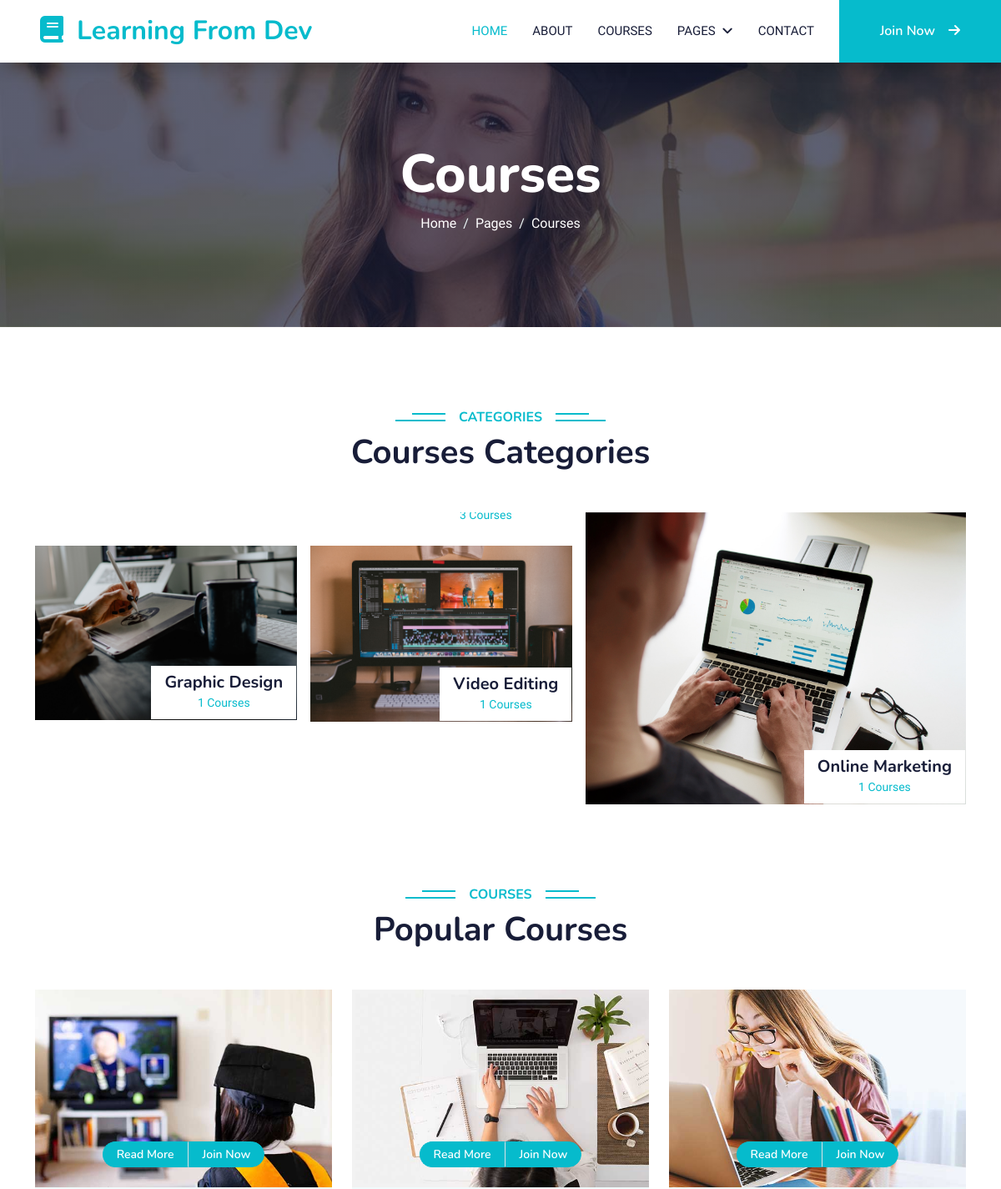
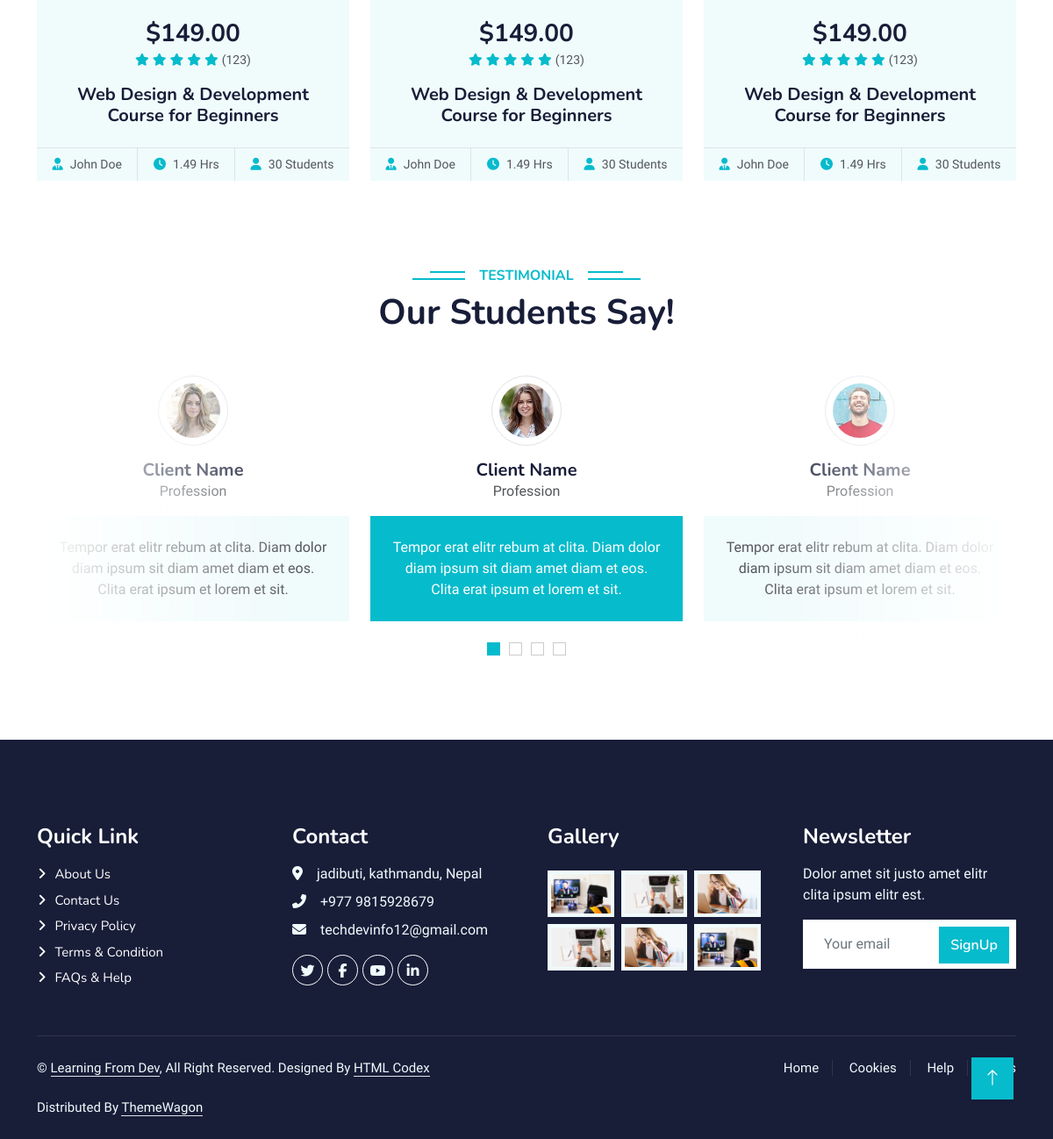
Screenshot of /courses with the database file from the repository (2 pictures, top to bottom).
### app/models.py (models this page shows, shortened)
class Category(models.Model):
    name = models.CharField(max_length=100)
    images = models.ImageField(upload_to="images", null=True)

### app/views.py (the view)
# urls.py: path('courses', views.courses, name="courses"),
def courses(request):
    webdevelopment=Category.objects.get(name="Web Development")
    onlinemarketing=Category.objects.get(name="Online Marketing")
    videoediting=Category.objects.get(name="Video Editing")
    graphicdesign=Category.objects.get(name="Graphic Design")
    webdevelopmentcourse=Course.objects.filter(category=webdevelopment).count()
    onlinemarketingcourse=Course.objects.filter(category=onlinemarketing).count()
    videoeditingcourse=Course.objects.filter(category=videoediting).count()
    graphicdesigncourse=Course.objects.filter(category=graphicdesign).count()
    context={
        'webdevelopment':webdevelopment,
        'onlinemarketing':onlinemarketing,
        'videoediting':videoediting,
        'graphicdesign':graphicdesign,
        'webdevelopmentcourse':webdevelopmentcourse,
        'onlinemarketingcourse':onlinemarketingcourse,
        'videoeditingcourse':videoeditingcourse,
        'graphicdesigncourse':graphicdesigncourse
    }
    return render(request, 'courses.html', context)

### app/templates/courses.html (shortened to what this page needs)
{% extends "base.html" %}
{% load static %}
{% block content %}
  <div class="container-fluid bg-primary py-5 mb-5 page-header">
    <div class="container py-5">
        <div class="row justify-content-center">
            <div class="col-lg-10 text-center">
                <h1 class="display-3 text-white animated slideInDown">Courses</h1>
                <nav aria-label="breadcrumb">
                    <ol class="breadcrumb justify-content-center">
                        <li class="breadcrumb-item"><a class="text-white" href="#">Home</a></li>
                        <li class="breadcrumb-item"><a class="text-white" href="#">Pages</a></li>
                        <li class="breadcrumb-item text-white active" aria-current="page">Courses</li>
                    </ol>
                </nav>
            </div>
        </div>
    </div>
</div>
<div class="container-xxl py-5 category">
    <div class="container">
        <div class="text-center wow fadeInUp" data-wow-delay="0.1s">
            <h6 class="section-title bg-white text-center text-primary px-3">Categories</h6>
            <h1 class="mb-5">Courses Categories</h1>
        </div>
        <div class="row g-3">
            <div class="col-lg-7 col-md-6">
                <div class="row g-3">
                    <div class="col-lg-12 col-md-12 wow zoomIn" data-wow-delay="0.1s">
                        <a class="position-relative d-block overflow-hidden" href="{% url "course_detail" webdevelopment.name %}">
                            <div class="bg-white text-center position-absolute bottom-0 end-0 py-2 px-3" style="margin: 1px;">
                                <small class="text-primary">{{webdevelopmentcourse}} Courses</small>
                            </div>
                        </a>
                    </div>
                    <div class="col-lg-6 col-md-12 wow zoomIn" data-wow-delay="0.3s">
                        <a class="position-relative d-block overflow-hidden" href="{% url "course_detail" graphicdesign.name %}">
                            <img class="img-fluid" src="{{graphicdesign.images.url}}" alt="">
                            <div class="bg-white text-center position-absolute bottom-0 end-0 py-2 px-3" style="margin: 1px;">
                                <h5 class="m-0">{{graphicdesign.name}}</h5>
                                <small class="text-primary">{{graphicdesigncourse}} Courses</small>
                            </div>
                        </a>
                    </div>
                    <div class="col-lg-6 col-md-12 wow zoomIn" data-wow-delay="0.5s">
                        <a class="position-relative d-block overflow-hidden" href="{% url "course_detail" videoediting.name %}">
                            <img class="img-fluid" src="{{videoediting.images.url}}" alt="">
                            <div class="bg-white text-center position-absolute bottom-0 end-0 py-2 px-3" style="margin: 1px;">
                                <h5 class="m-0">{{videoediting.name}}</h5>
                                <small class="text-primary">{{videoeditingcourse}} Courses</small>
                            </div>
                        </a>
                    </div>
                </div>
            </div>
            <div class="col-lg-5 col-md-6 wow zoomIn" data-wow-delay="0.7s" style="min-height: 350px;">
                <a class="position-relative d-block h-100 overflow-hidden" href="{% url "course_detail" onlinemarketing.name %}">
                    <img class="img-fluid position-absolute w-100 h-100" src="{{onlinemarketing.images.url}}" alt="" style="object-fit: cover;">
                    <div class="bg-white text-center position-absolute bottom-0 end-0 py-2 px-3" style="margin:  1px;">
                        <h5 class="m-0">{{onlinemarketing.name}}</h5>
                        <small class="text-primary">{{onlinemarketingcourse}} Courses</small>
                    </div>
                </a>
            </div>
        </div>
    </div>
</div>
<div class="container-xxl py-5">
    <div class="container">
        <div class="text-center wow fadeInUp" data-wow-delay="0.1s">
            <h6 class="section-title bg-white text-center text-primary px-3">Courses</h6>
            <h1 class="mb-5">Popular Courses</h1>
        </div>
        <div class="row g-4 justify-content-center">
            <div class="col-lg-4 col-md-6 wow fadeInUp" data-wow-delay="0.1s">
                <div class="course-item bg-light">
                    <div class="position-relative overflow-hidden">
                        <img class="img-fluid" src="{% static "img/course-1.jpg" %}" alt="">
                        <div class="w-100 d-flex justify-content-center position-absolute bottom-0 start-0 mb-4">
                            <a href="#" class="flex-shrink-0 btn btn-sm btn-primary px-3 border-end" style="border-radius: 30px 0 0 30px;">Read More</a>
                            <a href="#" class="flex-shrink-0 btn btn-sm btn-primary px-3" style="border-radius: 0 30px 30px 0;">Join Now</a>
                        </div>
                    </div>
                    <div class="text-center p-4 pb-0">
                        <h3 class="mb-0">$149.00</h3>
                        <div class="mb-3">
                            <small class="fa fa-star text-primary"></small>
                            <small class="fa fa-star text-primary"></small>
                            <small class="fa fa-star text-primary"></small>
                            <small class="fa fa-star text-primary"></small>
                            <small class="fa fa-star text-primary"></small>
                            <small>(123)</small>
                        </div>
                        <h5 class="mb-4">Web Design & Development Course for Beginners</h5>
                    </div>
                    <div class="d-flex border-top">
                        <small class="flex-fill text-center border-end py-2"><i class="fa fa-user-tie text-primary me-2"></i>John Doe</small>
                        <small class="flex-fill text-center border-end py-2"><i class="fa fa-clock text-primary me-2"></i>1.49 Hrs</small>
                        <small class="flex-fill text-center py-2"><i class="fa fa-user text-primary me-2"></i>30 Students</small>
                    </div>
                </div>
            </div>
            <div class="col-lg-4 col-md-6 wow fadeInUp" data-wow-delay="0.3s">
                <div class="course-item bg-light">
                    <div class="position-relative overflow-hidden">
                        <img class="img-fluid" src="{% static "img/course-2.jpg" %}" alt="">
                        <div class="w-100 d-flex justify-content-center position-absolute bottom-0 start-0 mb-4">
                            <a href="#" class="flex-shrink-0 btn btn-sm btn-primary px-3 border-end" style="border-radius: 30px 0 0 30px;">Read More</a>
                            <a href="#" class="flex-shrink-0 btn btn-sm btn-primary px-3" style="border-radius: 0 30px 30px 0;">Join Now</a>
                        </div>
                    </div>
                    <div class="text-center p-4 pb-0">
                        <h3 class="mb-0">$149.00</h3>
                        <div class="mb-3">
                            <small class="fa fa-star text-primary"></small>
                            <small class="fa fa-star text-primary"></small>
                            <small class="fa fa-star text-primary"></small>
                            <small class="fa fa-star text-primary"></small>
                            <small class="fa fa-star text-primary"></small>
                            <small>(123)</small>
                        </div>
                        <h5 class="mb-4">Web Design & Development Course for Beginners</h5>
                    </div>
                    <div class="d-flex border-top">
                        <small class="flex-fill text-center border-end py-2"><i class="fa fa-user-tie text-primary me-2"></i>John Doe</small>
                        <small class="flex-fill text-center border-end py-2"><i class="fa fa-clock text-primary me-2"></i>1.49 Hrs</small>
                        <small class="flex-fill text-center py-2"><i class="fa fa-user text-primary me-2"></i>30 Students</small>
                    </div>
                </div>
            </div>
            <div class="col-lg-4 col-md-6 wow fadeInUp" data-wow-delay="0.5s">
                <div class="course-item bg-light">
                    <div class="position-relative overflow-hidden">
                        <img class="img-fluid" src="{% static "img/course-3.jpg" %}" alt="">
                        <div class="w-100 d-flex justify-content-center position-absolute bottom-0 start-0 mb-4">
                            <a href="#" class="flex-shrink-0 btn btn-sm btn-primary px-3 border-end" style="border-radius: 30px 0 0 30px;">Read More</a>
                            <a href="#" class="flex-shrink-0 btn btn-sm btn-primary px-3" style="border-radius: 0 30px 30px 0;">Join Now</a>
                        </div>
                    </div>
                    <div class="text-center p-4 pb-0">
                        <h3 class="mb-0">$149.00</h3>
                        <div class="mb-3">
                            <small class="fa fa-star text-primary"></small>
                            <small class="fa fa-star text-primary"></small>
                            <small class="fa fa-star text-primary"></small>
                            <small class="fa fa-star text-primary"></small>
                            <small class="fa fa-star text-primary"></small>
                            <small>(123)</small>
                        </div>
                        <h5 class="mb-4">Web Design & Development Course for Beginners</h5>
                    </div>
                    <div class="d-flex border-top">
                        <small class="flex-fill text-center border-end py-2"><i class="fa fa-user-tie text-primary me-2"></i>John Doe</small>
                        <small class="flex-fill text-center border-end py-2"><i class="fa fa-clock text-primary me-2"></i>1.49 Hrs</small>
                        <small class="flex-fill text-center py-2"><i class="fa fa-user text-primary me-2"></i>30 Students</small>
                    </div>
                </div>
            </div>
        </div>
    </div>
</div>
<div class="container-xxl py-5 wow fadeInUp" data-wow-delay="0.1s">
    <div class="container">
        <div class="text-center">
            <h6 class="section-title bg-white text-center text-primary px-3">Testimonial</h6>
            <h1 class="mb-5">Our Students Say!</h1>
        </div>
        <div class="owl-carousel testimonial-carousel position-relative">
            <div class="testimonial-item text-center">
                <img class="border rounded-circle p-2 mx-auto mb-3" src="{% static "img/testimonial-1.jpg" %}" style="width: 80px; height: 80px;">
                <h5 class="mb-0">Client Name</h5>
                <p>Profession</p>
                <div class="testimonial-text bg-light text-center p-4">
                <p class="mb-0">Tempor erat elitr rebum at clita. Diam dolor diam ipsum sit diam amet diam et eos. Clita erat ipsum et lorem et sit.</p>
                </div>
            </div>
            <div class="testimonial-item text-center">
                <img class="border rounded-circle p-2 mx-auto mb-3" src="{% static "img/testimonial-2.jpg" %}" style="width: 80px; height: 80px;">
                <h5 class="mb-0">Client Name</h5>
                <p>Profession</p>
                <div class="testimonial-text bg-light text-center p-4">
                <p class="mb-0">Tempor erat elitr rebum at clita. Diam dolor diam ipsum sit diam amet diam et eos. Clita erat ipsum et lorem et sit.</p>
                </div>
            </div>
            <div class="testimonial-item text-center">
                <img class="border rounded-circle p-2 mx-auto mb-3" src="{% static "img/testimonial-4.jpg" %}" style="width: 80px; height: 80px;">
                <h5 class="mb-0">Client Name</h5>
                <p>Profession</p>
                <div class="testimonial-text bg-light text-center p-4">
                <p class="mb-0">Tempor erat elitr rebum at clita. Diam dolor diam ipsum sit diam amet diam et eos. Clita erat ipsum et lorem et sit.</p>
                </div>
            </div>
        </div>
    </div>
</div>
{% endblock content %}

### app/static/css/style.css (style rules this page uses)
:root { --primary: #06BBCC; --light: #F0FBFC; --dark: #181d38; }
.btn { font-family: 'Nunito', sans-serif; font-weight: 600; transition: .5s; }
.btn.btn-primary, .btn.btn-secondary { color: #FFFFFF; }
.page-header { background: linear-gradient(rgba(24, 29, 56, .7), rgba(24, 29, 56, .7)), url(../img/carousel-1.jpg); background-position: center center; background-repeat: no-repeat; background-size: cover; }
.breadcrumb-item + .breadcrumb-item::before { color: var(--light); }
.section-title { position: relative; display: inline-block; text-transform: uppercase; }
.section-title::before { position: absolute; content: ""; width: calc(100% + 80px); height: 2px; top: 4px; left: -40px; background: var(--primary); z-index: -1; }
.section-title::after { position: absolute; content: ""; width: calc(100% + 120px); height: 2px; bottom: 5px; left: -60px; background: var(--primary); z-index: -1; }
.category img, .course-item img { transition: .5s; }
.testimonial-carousel::before { position: absolute; content: ""; top: 0; left: 0; height: 100%; width: 0; background: linear-gradient(to right, rgba(255, 255, 255, 1) 0%, rgba(255, 255, 255, 0) 100%); z-index: 1; }
.testimonial-carousel::after { position: absolute; content: ""; top: 0; right: 0; height: 100%; width: 0; background: linear-gradient(to left, rgba(255, 255, 255, 1) 0%, rgba(255, 255, 255, 0) 100%); z-index: 1; }
@media (min-width: 768px) { .testimonial-carousel::before, .testimonial-carousel::after { width: 200px; } }
@media (min-width: 992px) { .testimonial-carousel::before, .testimonial-carousel::after { width: 300px; } }
.testimonial-carousel .owl-item .testimonial-text, .testimonial-carousel .owl-item.center .testimonial-text * { transition: .5s; }
.testimonial-carousel .owl-item.center .testimonial-text { background: var(--primary) !important; }
.testimonial-carousel .owl-item.center .testimonial-text * { color: #FFFFFF !important; }

### rows the page displays
Category: images (picture), name "Graphic Design"
Category: images (picture), name "Video Editing"
Category: images (picture), name "Online Marketing"

### other values shown
{{ graphicdesigncourse }} "1"
{{ videoeditingcourse }} "1"
{{ onlinemarketingcourse }} "1"
